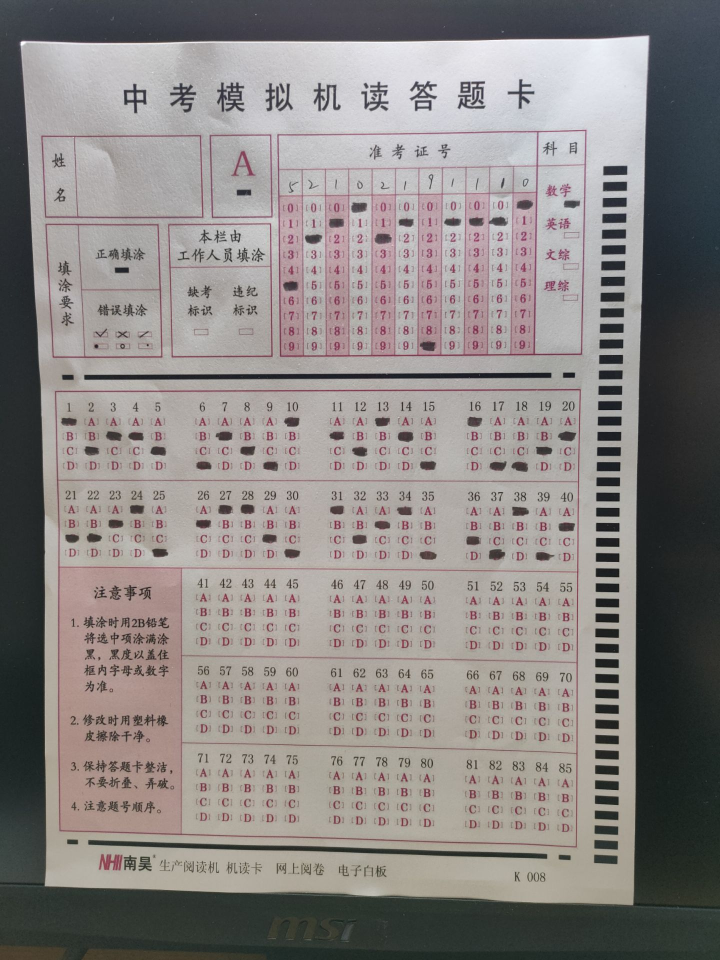
#> input picture img/2.jpg, 1440 x 1920 px (shown at 1/2 size)
$ python -i Rectify.py   (imports and definitions only)   (older library calls are emulated)
#> lines starting #> are read from the running program, lines starting #| are printed output that depends on the picture; after the words box and inside, x2 and y2 are one past the last pixel; in counts of white or black regions, pixels touching at a corner belong together
### utils.py
import cv2
import numpy as np
import imutils as im
from MACROS import *


def sobel_binarize(gray):
    # Enhence the image with Sobel operator
    h = cv2.Sobel(gray, cv2.CV_32F, 0, 1, -1)
    v = cv2.Sobel(gray, cv2.CV_32F, 1, 0, -1)
    gray = cv2.add(h, v)
    gray = cv2.convertScaleAbs(gray, alpha=ADJUST_CONTRAST_ALPHA, beta=ADJUST_CONTRAST_BETA)
    gray = cv2.GaussianBlur(gray, *GAUSSIAN_KERNEL, GAUSSIAN_KERNEL_SIGMA)
    _, binary = cv2.threshold(gray, 120, 255, cv2.THRESH_BINARY)
    # binary = cv2.adaptiveThreshold(img, 255, cv2.ADAPTIVE_THRESH_GAUSSIAN_C,
    #                             cv2.THRESH_BINARY, 11, 2)
    return binary

def edge_detection(binary):
    """
    Perform edge detection on the input image.

    Parameters:
    binary (numpy.ndarray): Binary scale image.

    Returns:
    numpy.ndarray: The edge-detected image.
    """
    # [8 lines of commented-out code are left out]
    edge = im.auto_canny(binary)
    # edge = cv2.Canny(img, 50, 150)
    # cv2.imshow("Edge", edge)

    return edge


def line_length(line):
    """
    Calculate the length of the given line.

    Parameters:
    line (numpy.ndarray): The input line.

    Returns:
    float: The length of the given line.
    """
    if line is None:
        return 0

    x1, y1, x2, y2 = line
    return np.sqrt((x2 - x1) ** 2 + (y2 - y1) ** 2)


# [14 lines left out: function line_angle, not called in this run]

### modules/Hough.py
import cv2
import numpy as np
import imutils as im
from MACROS import *
from utils import *


def hough_longest_line(img, edge=None, constrain:callable=None, verbose=False, maxLineGap=20, minLineGap=20):
    """
    Find the longest line in the image using Hough transform.

    Parameters:
    img (numpy.ndarray): The input image.
    verbose (bool): Whether to show the intermediate results.

    Returns:
    numpy.ndarray: The longest line in the image.
    """
    if edge is None:
        gray = cv2.cvtColor(img, cv2.COLOR_BGR2GRAY)
        binary = sobel_binarize(gray)
        edge = edge_detection(binary)

    # Find the longest line
    lines = cv2.HoughLinesP(edge, 1, np.pi / 180, 100, minLineLength=100, maxLineGap=maxLineGap)
    if lines is None:
        raise InvalidLineError

    if verbose:
        temp = np.copy(img)
        for line in lines:
            x1, y1, x2, y2 = line[0]
            cv2.line(temp, (x1, y1), (x2, y2), (0, 255, 0), 1)
        cv2.namedWindow("Lines", cv2.WINDOW_NORMAL)
        cv2.imshow("Lines", temp)

    # Find the longest line
    longest_line = np.array([0, 0, 0, 0])
    for line in lines:
        # Validate the line
        if constrain is not None and not constrain(line[0]):
            continue
        if line_length(line[0]) > line_length(longest_line):
            longest_line = line[0]

    if verbose:
        temp = np.copy(img)
        x1, y1, x2, y2 = longest_line
        cv2.line(temp, (x1, y1), (x2, y2), (0, 255, 0), 2)
        cv2.namedWindow("Longest line", cv2.WINDOW_NORMAL)
        cv2.imshow("Longest line", temp)

    if line_length(longest_line) == 0:
        return None

    return longest_line


# [39 lines left out: function hough_intersection, not called in this run]

### modules/Rectify.py
import cv2
import numpy as np

from modules.Hough import hough_longest_line, hough_intersection
from utils import *
from MACROS import *


def rectify(img, verbose=False):

    original = np.copy(img)
    gray = cv2.cvtColor(img, cv2.COLOR_BGR2GRAY)
    binary = sobel_binarize(gray)
    # edge = edge_detection(binary)
    edge = edge_detection(gray)

    if verbose:
        cv2.namedWindow("edge to find a4", cv2.WINDOW_NORMAL)
        cv2.imshow("edge to find a4", edge)

    contour_flag = False

    # 尝试寻找最大的矩形并进行透视变换
    try:
        # Find the largest contour
        contour = get_largest_contour(edge, img=original.copy(), verbose=verbose)

        if verbose:
            temp = np.copy(img)
            cv2.drawContours(temp, [contour], 0, (0, 255, 0), 3)
            cv2.namedWindow("Contour", cv2.WINDOW_NORMAL)
            cv2.imshow("Contour", temp)

        print("Contour area:", cv2.contourArea(contour)) if verbose else None
        print("Contour perimeter:", cv2.arcLength(contour, True)) if verbose else None
        contour_area_duty = lambda contour: cv2.contourArea(contour) / (img.shape[0] * img.shape[1])
        contour_perimeter_duty = lambda contour: cv2.arcLength(contour, False) / (img.shape[0] + img.shape[1]) / 2

        # Check the contour area and perimeter
        if contour is None or (contour_area_duty(contour) < CONTOUR_AREA_THRESH and contour_perimeter_duty(contour) < CONTOUR_PERIMETER_THRESH):
            raise InvalidContourError

        poly_node_list = cv2.approxPolyDP(contour, cv2.arcLength(contour, True) * 0.1, True)
        print(poly_node_list) if verbose else None

        # TODO
        # temp = original.copy()
        # intersections = find_contour_intersections(temp, contour, verbose=verbose)
        # print("Intersections:", intersections) if verbose else None

        if verbose:
            temp = np.copy(img)
            for point in poly_node_list:
                cv2.circle(temp, (point[0][0], point[0][1]), 2, (255, 0, 0), 10)
            cv2.drawContours(temp, [poly_node_list], 0, (0, 255, 0), 2)
            cv2.namedWindow("Poly", cv2.WINDOW_NORMAL)
            cv2.imshow("Poly", temp)

        if poly_node_list.shape[0] != 4:
            print("Cannot find the largest rectangle in the image.") if verbose else None
            raise InvalidContourError

        poly_node_list = np.float32(sort_rect_nodes(poly_node_list))

        # transform the contour region to a rectangle
        warped = perspective_transform(original, poly_node_list)
        img = warped
        contour_flag = True
        print("Contour found") if verbose else None

        if verbose:
            cv2.imshow("Perspective transform", warped)

    except Exception as e:
        print(e) if verbose else None

    # 尝试寻找右侧定位线并进行旋转变换
    # Locate line constraint
    check = lambda line: line_length(line) > img.shape[0] * LOCATE_LINE_DUTY_THRESH

    if not contour_flag:
        line = hough_longest_line(img, edge=edge, constrain=check,verbose=verbose)
    else:
        line = hough_longest_line(img, constrain=check, verbose=verbose)

    print("Locate line:", line) if verbose else None

    if line is None or line_length(line) == 0:
        raise InvalidLineError

    if verbose:
        temp = np.copy(img)
        x1, y1, x2, y2 = line
        cv2.line(temp, (x1, y1), (x2, y2), (0, 255, 0), 2)
        cv2.namedWindow("Locate line", cv2.WINDOW_NORMAL)
        cv2.imshow("Locate line", temp)


    img_center = np.array([img.shape[1] // 2, img.shape[0] // 2])
    angle = get_rotate_angle(img_center, line)
    if contour_flag:
        candidate = [0, 90, -90, 180, -180]
        angle = min(candidate, key=lambda x: abs(x - angle))

    print("      angle:", angle) if verbose else None
    # rotated = rotate_transform(img, -angle)
    rotated = dumpRotateImage(img, angle)
    img = rotated

    img = cv2.GaussianBlur(img, *GAUSSIAN_KERNEL)
    # img = cv2.convertScaleAbs(img, alpha=1/ADJUST_CONTRAST_ALPHA * 1.4, beta=0)

    if verbose:
        # ***可缩放窗口，但是再次运行会保留上次的窗口尺寸
        # cv2.namedWindow("Rectified", cv2.WINDOW_NORMAL)
        temp = np.copy(img)
        cv2.namedWindow("Rectified", cv2.WINDOW_NORMAL)
        cv2.imshow("Rectified", img)
        cv2.imshow("Edge", edge)

    return img

def get_largest_contour(edge, img=None, verbose=False):
    """
    Get the largest contour in the given image.

    Parameters:
    edge (numpy.ndarray): The input edge image.

    Returns:
    numpy.ndarray: The largest contour in the image.
    """
    contours, hierarchy = cv2.findContours(edge, cv2.RETR_EXTERNAL, cv2.CHAIN_APPROX_SIMPLE)
    # contours, hierarchy = cv2.findContours(edge, cv2.RETR_LIST, cv2.CHAIN_APPROX_SIMPLE)
    # contours, hierarchy = cv2.findContours(edge, cv2.RETR_LIST, cv2.CHAIN_APPROX_TC89_L1)
    large = max(contours, key=lambda c: cv2.contourArea(c))
    arcmax = max(contours, key=lambda c: cv2.arcLength(c, True))

    if verbose:
        # print(len(contours))
        cv2.drawContours(img, contours, -1, (0, 255, 0), 2)
        cv2.drawContours(img, [large], 0, (0, 0, 255), 3)
        cv2.drawContours(img, [arcmax], 0, (255, 0, 0), 3)
        cv2.namedWindow("Contours", cv2.WINDOW_NORMAL)
        cv2.imshow("Contours", img)
    # print(large)
    # return large
    return arcmax


# [9 lines left out: function find_contour_intersections, not called in this run]


def perspective_transform(img, src):
    """
    Apply perspective transform to the input image.

    Parameters:
    img (numpy.ndarray): The input image.
    src (numpy.ndarray): The source points.
    result (numpy.ndarray): The result image.
    h (int): The height of the image.
    w (int): The width of the image.

    Returns:
    numpy.ndarray: The result image.
    """
    # TODO: 等比例缩放
    h0, w0 = src.shape[:2]
    h, w = img.shape[:2]
    dst = np.float32([[0, 0], [w, 0], [0, h], [w, h]])
    M = cv2.getPerspectiveTransform(src, dst)
    warped = cv2.warpPerspective(img, M, (w, h))
    return warped

# [19 lines left out: function rotate_transform, not called in this run]

def sort_rect_nodes(nodes):
    """
    Sort the nodes of a rectangle in the order of top-left, bottom-left, top-right, bottom-right.

    Parameters:
    nodes (numpy.ndarray): The nodes of a rectangle.

    Returns:
    numpy.ndarray: The sorted nodes.
    """
    nodes = nodes.reshape(4, 2)
    nodes = nodes[np.argsort(nodes[:, 1])]
    if nodes[0][0] > nodes[1][0]:
        nodes[[0, 1]] = nodes[[1, 0]]
    if nodes[2][0] > nodes[3][0]:
        nodes[[2, 3]] = nodes[[3, 2]]

    return nodes

def get_rotate_angle(img_center, line):
    #确定直线
    line_point1 = np.array([line[0], line[1]])  # 直线上的点1
    line_point2 = np.array([line[2], line[3]])  # 直线上的点2

    # 计算直线的向量
    line_vector = line_point2 - line_point1

    # 计算点到直线起点的向量
    point_vector = line_point1 - img_center

    # 计算点到直线的投影长度
    projection_length = np.abs(np.dot(point_vector, line_vector) / np.linalg.norm(line_vector))

    # 计算点到直线的法向量
    normal_vector = point_vector + projection_length * line_vector / np.linalg.norm(line_vector)
    # print(normal_vector)

    # 计算向量的模长
    magnitude = np.linalg.norm(normal_vector)

    # 计算向量与水平线的夹角（弧度）
    # angle_radians = np.arccos(np.dot(normal_vector, np.array([1, 0])) / magnitude)
    angle_radians = np.angle(1.0*normal_vector[0] + 1.0*normal_vector[1] * 1j)

    # 将弧度转换为角度
    angle_degrees = np.degrees(angle_radians)
    return angle_degrees

def dumpRotateImage(img, degree):
    height, width = img.shape[:2]
    heightNew = int(width * np.fabs(np.sin(np.radians(degree))) + height * np.fabs(np.cos(np.radians(degree))))
    widthNew = int(height * np.fabs(np.sin(np.radians(degree))) + width * np.fabs(np.cos(np.radians(degree))))
    matRotation = cv2.getRotationMatrix2D((width // 2, height // 2), degree, 1)
    # 加入平移操作
    widthNew = int(widthNew)
    matRotation[0, 2] += (widthNew - width) // 2
    matRotation[1, 2] += (heightNew - height) // 2
    imgRotation = cv2.warpAffine(img, matRotation, (widthNew, heightNew), borderValue=(255, 255, 255))
    return imgRotation


>>> import cv2
>>> picture = cv2.imread('../img/2.jpg')
#> picture is the input picture: shape (1920, 1440, 3); mean B, G, R 130.6, 132.5, 137.5
>>> result = rectify(picture)
#> in sobel_binarize, `_, binary = cv2.threshold(gray, 120, 255, cv2.THRESH_BINARY)`:
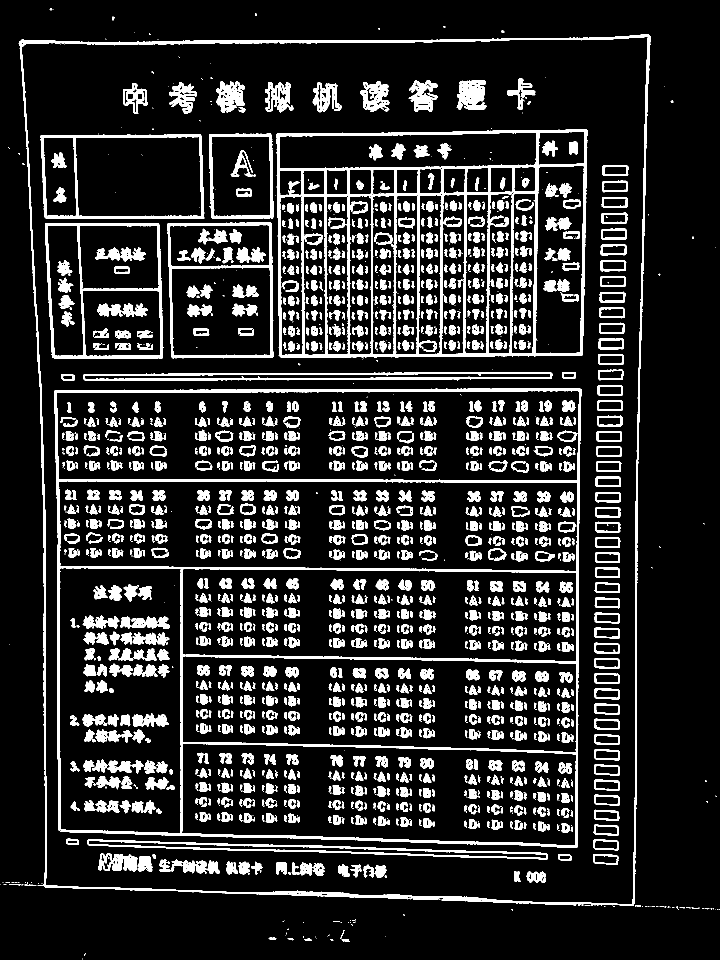
#> binary: shape (1920, 1440) (shown at 1/2 size); 14.8% white; 1965 white regions (415 under 20 px), largest, box (x1, y1, x2, y2) and area: (108, 776, 1164, 1696) 39222, (553, 258, 1175, 716) 38739, (37, 69, 1301, 1812) 25050
#> in edge_detection, `edge = im.auto_canny(binary)`:
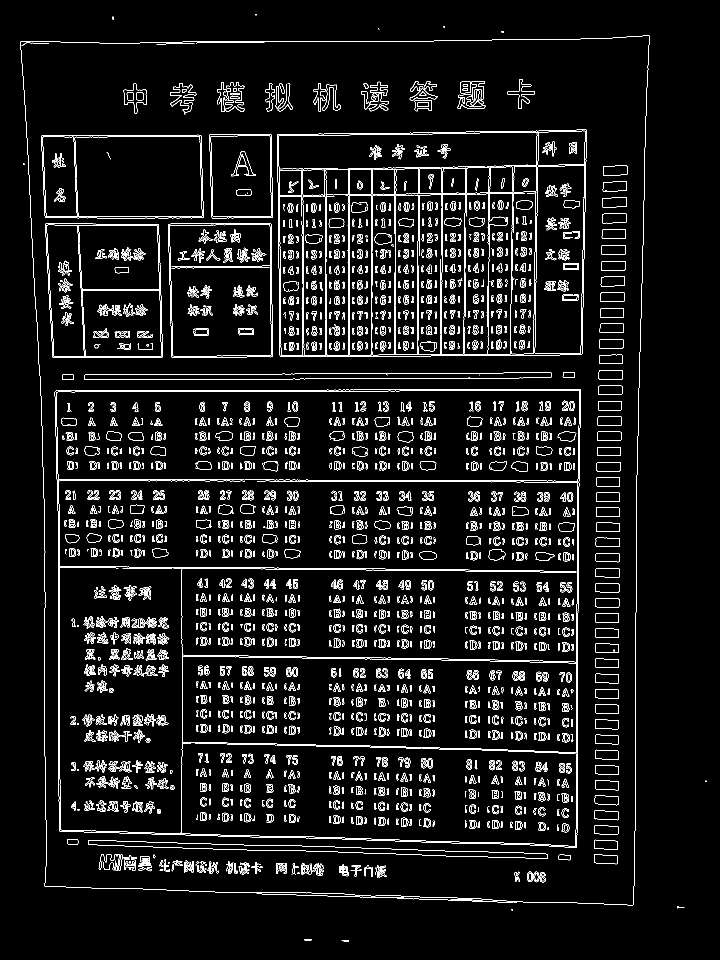
#> edge: shape (1920, 1440) (shown at 1/2 size); 5.7% white in thin lines or dots
#> in get_largest_contour, `contours, hierarchy = cv2.findContours(edge, cv2.RETR_EXTERNAL, cv2.CH..`: contours = 15 contours, 14 with area under 20; largest, box (x1, y1, x2, y2) and area: (41, 70, 1299, 1811) 2050834
#> in get_largest_contour, `large = max(contours, key=lambda c: cv2.contourArea(c))`: large = contour of 347 points, box (x1, y1, x2, y2) (41, 70, 1299, 1811), area 2050834
#> in get_largest_contour, `arcmax = max(contours, key=lambda c: cv2.arcLength(c, True))`: arcmax has the same summary as large
#> in rectify, `contour = get_largest_contour(edge, img=original.copy(), verbose=verbo..`: contour has the same summary as large in get_largest_contour
#> in rectify, `poly_node_list = cv2.approxPolyDP(contour, cv2.arcLength(contour, True..`: poly_node_list = [[1298, 71], [41, 83], [89, 1772], [1266, 1809]]
#> in rectify, `poly_node_list = np.float32(sort_rect_nodes(poly_node_list))`: poly_node_list = [[41, 83], [1298, 71], [89, 1772], [1266, 1809]]
#> in perspective_transform, `M = cv2.getPerspectiveTransform(src, dst)`: M = [[1.18, -0.0335, -45.51], [0.0101, 1.06, -88.61], [2.39e-05, -3.79e-05, 1]]
#> in perspective_transform, `warped = cv2.warpPerspective(img, M, (w, h))`:
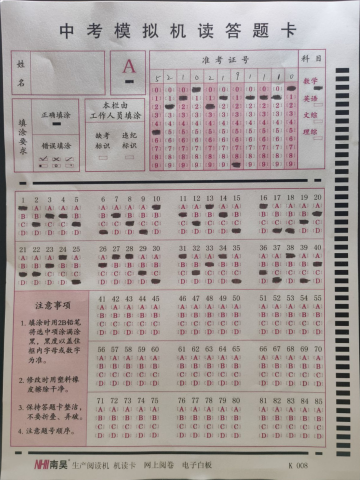
#> warped: shape (1920, 1440, 3) (shown at 1/4 size); mean B, G, R 155.6, 158.5, 167.1
#> in sobel_binarize (call 2), `v = cv2.Sobel(gray, cv2.CV_32F, 1, 0, -1)`:
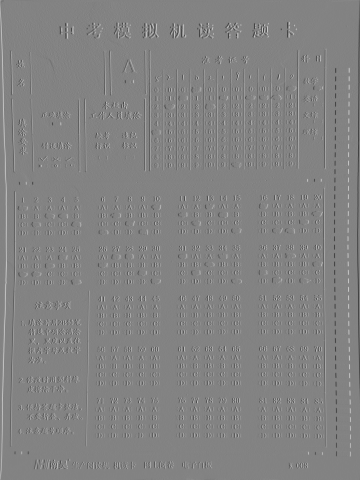
#> v: shape (1920, 1440) float32 (shown at 1/4 size); min -561, max 532, mean 0.1; drawn with min black and max white
#> in sobel_binarize (call 2), `gray = cv2.convertScaleAbs(gray, alpha=ADJUST_CONTRAST_ALPHA, beta=ADJ..`:
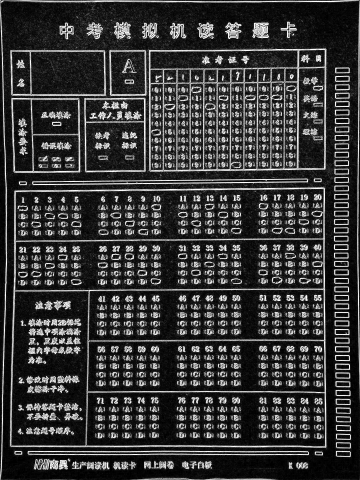
#> gray: shape (1920, 1440) (shown at 1/4 size); min 0, max 255, mean 55.7
#> in edge_detection (call 2), `edge = im.auto_canny(binary)`:
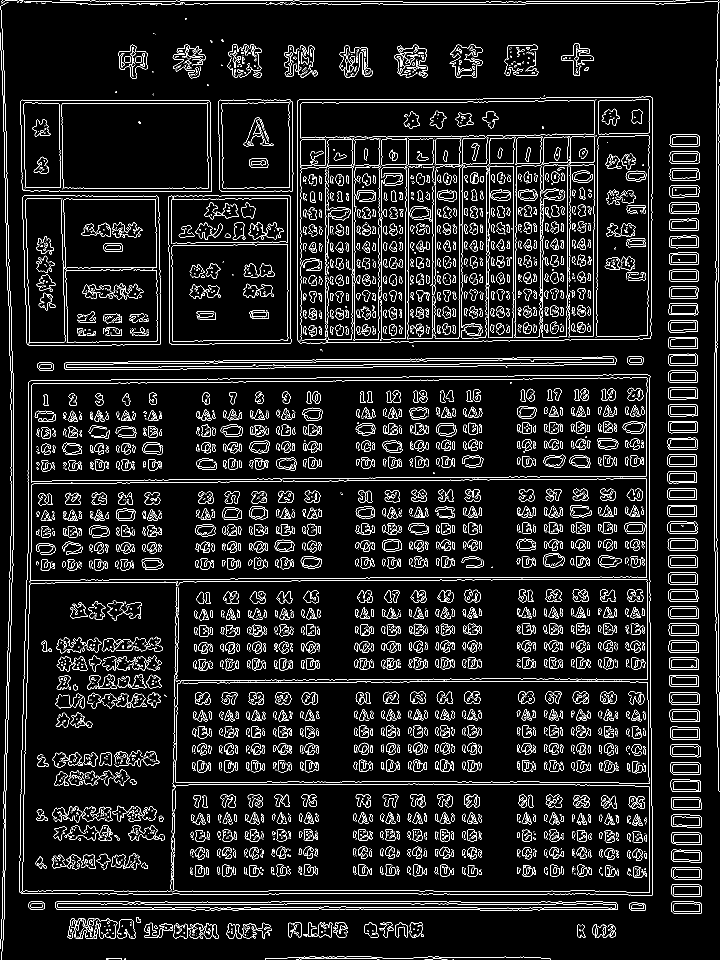
#> edge: shape (1920, 1440) (shown at 1/2 size); 7.3% white in thin lines or dots
#> in hough_longest_line, `lines = cv2.HoughLinesP(edge, 1, np.pi / 180, 100, minLineLength=100, ..`: lines = 1250 rows, first 6: [1065, 1819, 1234, 1819], [1433, 912, 1433, 683], [245, 1808, 573, 1808], [1043, 1815, 1235, 1815], [228, 1782, 536, 1782], [197, 1788, 557, 1788]
#> the loop in hough_longest_line, `for line in lines:` made 1250 passes
#> longest_line on pass 58: [1343, 1454, 1343, 394]
#> in rectify, `line = hough_longest_line(img, constrain=check, verbose=verbose)`: line = [1347, 1826, 1347, 269]
#> in get_rotate_angle, `line_point1 = np.array([line[0], line[1]])`: line_point1 = [1347, 1826]
#> in get_rotate_angle, `line_point2 = np.array([line[2], line[3]])`: line_point2 = [1347, 269]
#> in get_rotate_angle, `line_vector = line_point2 - line_point1`: line_vector = [0, -1557]
#> in get_rotate_angle, `point_vector = line_point1 - img_center`: point_vector = [627, 866]
#> in get_rotate_angle, `projection_length = np.abs(np.dot(point_vector, line_vector) / np.lina..`: projection_length = 866
#> in get_rotate_angle, `normal_vector = point_vector + projection_length * line_vector / np.li..`: normal_vector = [627, 0]
#> in get_rotate_angle, `magnitude = np.linalg.norm(normal_vector)`: magnitude = 627
#> in get_rotate_angle, `angle_radians = np.angle(1.0*normal_vector[0] + 1.0*normal_vector[1] *..`: angle_radians = 0
#> in dumpRotateImage, `heightNew = int(width * np.fabs(np.sin(np.radians(degree))) + height *..`: heightNew = 1920
#> in dumpRotateImage, `widthNew = int(height * np.fabs(np.sin(np.radians(degree))) + width * ..`: widthNew = 1440
#> in dumpRotateImage, `matRotation = cv2.getRotationMatrix2D((width // 2, height // 2), degre..`: matRotation = [[1, 0, 0], [0, 1, 0]]
